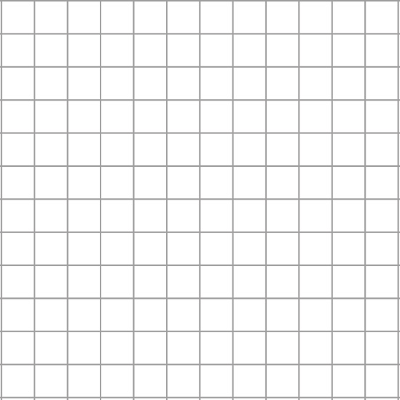
#> input picture data/base_quadrillage.png, 400 x 400 px, found by its file name
$ jupyter execute dataset_gen.ipynb
#> lines starting #> are read from the running program, lines starting #| are printed output that depends on the picture
<a href="https://colab.research.google.com/github/jcalandra/audiosynthesis_dl/blob/master/src/dataset_gen.ipynb" target="_parent"></a>

[cell 1]
import os
import cv2, numpy as np
from google.colab.patches import cv2_imshow
from google.colab import files

[cell 2]
#GLOBAL VALUES

NB_CLASS = 12
PICT_WIDTH = 400
NB_CHANNEL = 3
LINE_WIDTH = PICT_WIDTH//NB_CLASS #33

# number of trained and validation pictures based on MNIST dataset
NB_TRAIN = 600
NB_TEST = 100

[cell 3]
#LOADING THE BASELINE

baseline = cv2.imread('audiosynthesis_dl/data/base_quadrillage.png', 0)
#> baseline: shape (400, 400); min 149, max 255, mean 245.4
#cv2_imshow(baseline)

[cell 4]
#PICTURE GENERATION

def generate_pict(nb_pict, folder):
  """ creates nb_pictures of pitch-lines and saves them permanently in the folder img_'folder'.
      Folder has to be a string and nb_pict is an integer."""
#> called with nb_pict = 600, folder = 'train'
  for i in range (nb_pict) :
    # creation of the baseline : quadrilled picture
    line_image = np.zeros((PICT_WIDTH,PICT_WIDTH,NB_CHANNEL), np.uint8)
    line_image = baseline.copy()

    # generation of lines :
    thickness = np.random.randint((LINE_WIDTH - 4)//2) # maximum of (LINE_WIDTH - 4) to obtain in this case a bit of variation in the shape and avoid the creation of two exact same pictures
    delta = (LINE_WIDTH - (thickness*2))//2            # delta of allowed variation of the line
    height = (i%NB_CLASS)*LINE_WIDTH + (LINE_WIDTH + 5)//2   # actual height depending on (i%12) the pitch and the width of a pitch line

    variation = 0
    for j in  range (PICT_WIDTH):
      intervalle = np.random.randint(1,12)              #to avoid a sharp variation, we keep the same variation height for each 'intervalle'
      if (j%intervalle == 0) :                         # if we want to change the height of the line
        tmp_var = np.random.randint(-1, 2)             # each variation is an increase or a decrease of 1 (or same height)
        if abs(variation + tmp_var) < delta :
          variation = variation + tmp_var
        else :
          variation = variation

      line_image[PICT_WIDTH - height - 1 + variation][PICT_WIDTH - j - 1] = 0       # creation of the line
      for k in range (thickness) :
        line_image[PICT_WIDTH - height - 1 - k + variation][PICT_WIDTH - j - 1] = 0 # and its thickness
        line_image[PICT_WIDTH - height - 1 + k + variation][PICT_WIDTH - j - 1] = 0

    #cv2_imshow(line_image) #showing the images for tests

    # save the picture in google colab :
    cv2.imwrite('./audiosynthesis_dl/data/pitch_img/img_'+folder+'/draw'+str(69 + i%NB_CLASS)+'_'+str(i//NB_CLASS)+'_'+folder+'.png', line_image) #69 is pitch for la440
#> this loop made 600 passes
#> pass 1, in generate_pict, `cv2.imwrite('./audiosynthesis_dl/data/pitch_img/img_'+folder+'/draw'+s..`:
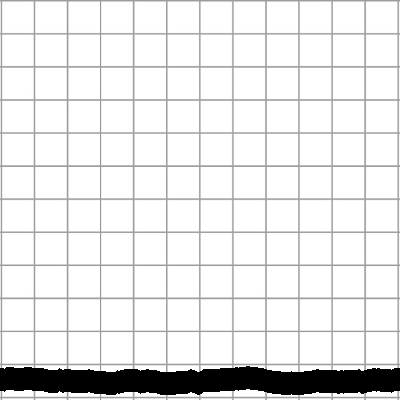
#> saved as draw69_0_train.png: shape (400, 400); min 0, max 255, mean 231
#> pass 2, in generate_pict, `cv2.imwrite('./audiosynthesis_dl/data/pitch_img/img_'+folder+'/draw'+s..`:
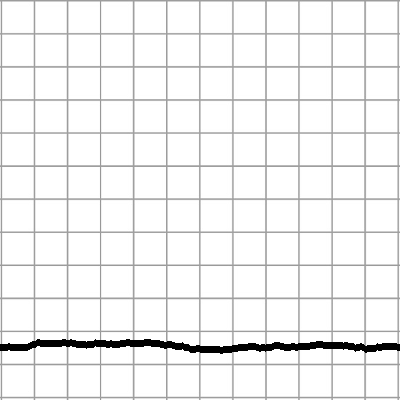
#> saved as draw70_0_train.png: shape (400, 400); min 0, max 255, mean 241

generate_pict(NB_TRAIN, 'train')
generate_pict(NB_TEST, 'test')
#> call 2 of generate_pict, with nb_pict = 100, folder = 'test'
#> the loop in generate_pict (call 2), `for i in range (nb_pict) :` made 100 passes
#> pass 1, in generate_pict (call 2), `cv2.imwrite('./audiosynthesis_dl/data/pitch_img/img_'+folder+'/draw'+s..`:
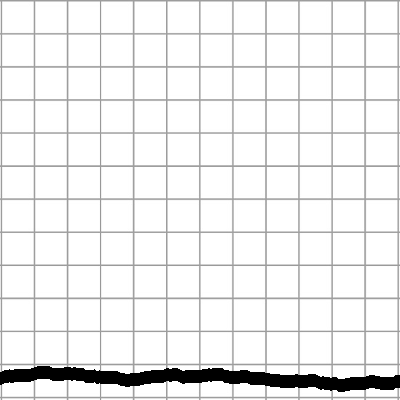
#> saved as draw69_0_test.png: shape (400, 400); min 0, max 255, mean 237.3
#> pass 2, in generate_pict (call 2), `cv2.imwrite('./audiosynthesis_dl/data/pitch_img/img_'+folder+'/draw'+s..`:
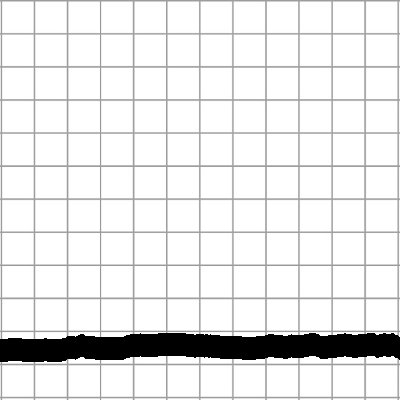
#> saved as draw70_0_test.png: shape (400, 400); min 0, max 255, mean 231
#> after the loop in generate_pict (call 2), `for i in range (nb_pict) :`:
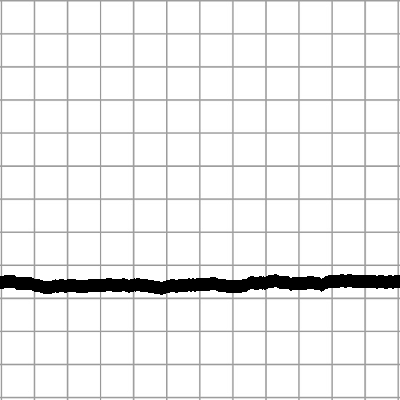
#> line_image: shape (400, 400); min 0, max 255, mean 237.3

[cell 5]
#SAVING PICTURES
# save the pictures in local :
# - Think about changing dowload path in google chrome parameters according to the corresponding folder
# - Put the extension _test.png ot _train.png according to the corresponding folder
for i in range (NB_TRAIN):
  files.download('./audiosynthesis_dl/data/pitch_img/img_train/draw'+str(69 + i%12)+'_'+str(i//12)+'_train.png')
# for i in range (NB_TEST):
#   files.download('./audiosynthesis_dl/data/pitch_img/img_test/draw'+str(69 + i%12)+'_'+str(i//12)+'_test.png')
